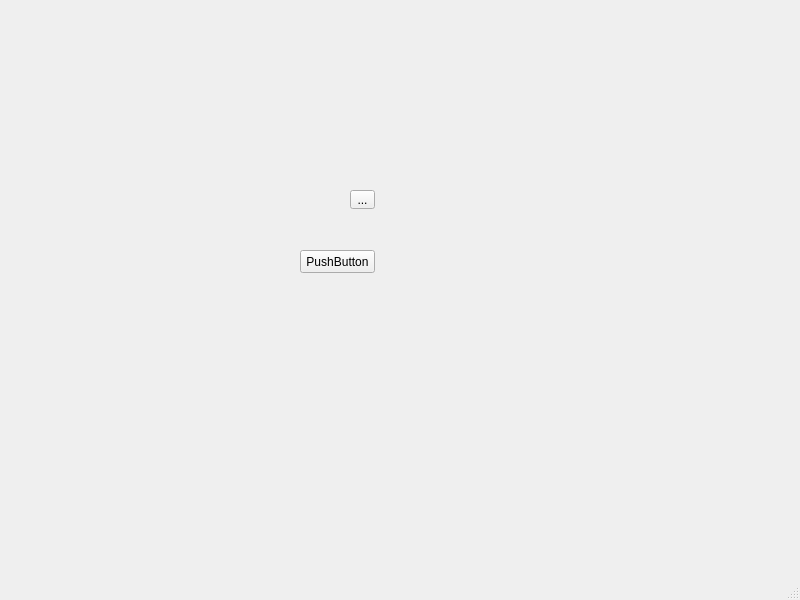
<?xml version="1.0" encoding="UTF-8"?>
<ui version="4.0">
 <class>WindowManager</class>
 <widget class="QMainWindow" name="WindowManager">
  <property name="geometry">
   <rect>
    <x>0</x>
    <y>0</y>
    <width>800</width>
    <height>600</height>
   </rect>
  </property>
  <property name="windowTitle">
   <string>WindowManager</string>
  </property>
  <widget class="QWidget" name="centralwidget">
   <widget class="QPushButton" name="pushButton">
    <property name="geometry">
     <rect>
      <x>300</x>
      <y>250</y>
      <width>75</width>
      <height>23</height>
     </rect>
    </property>
    <property name="text">
     <string>PushButton</string>
    </property>
   </widget>
   <widget class="QToolButton" name="toolButton">
    <property name="geometry">
     <rect>
      <x>350</x>
      <y>190</y>
      <width>25</width>
      <height>19</height>
     </rect>
    </property>
    <property name="text">
     <string>...</string>
    </property>
   </widget>
  </widget>
  <widget class="QMenuBar" name="menubar">
   <property name="geometry">
    <rect>
     <x>0</x>
     <y>0</y>
     <width>800</width>
     <height>21</height>
    </rect>
   </property>
  </widget>
  <widget class="QStatusBar" name="statusbar"/>
 </widget>
 <resources/>
 <connections/>
</ui>
